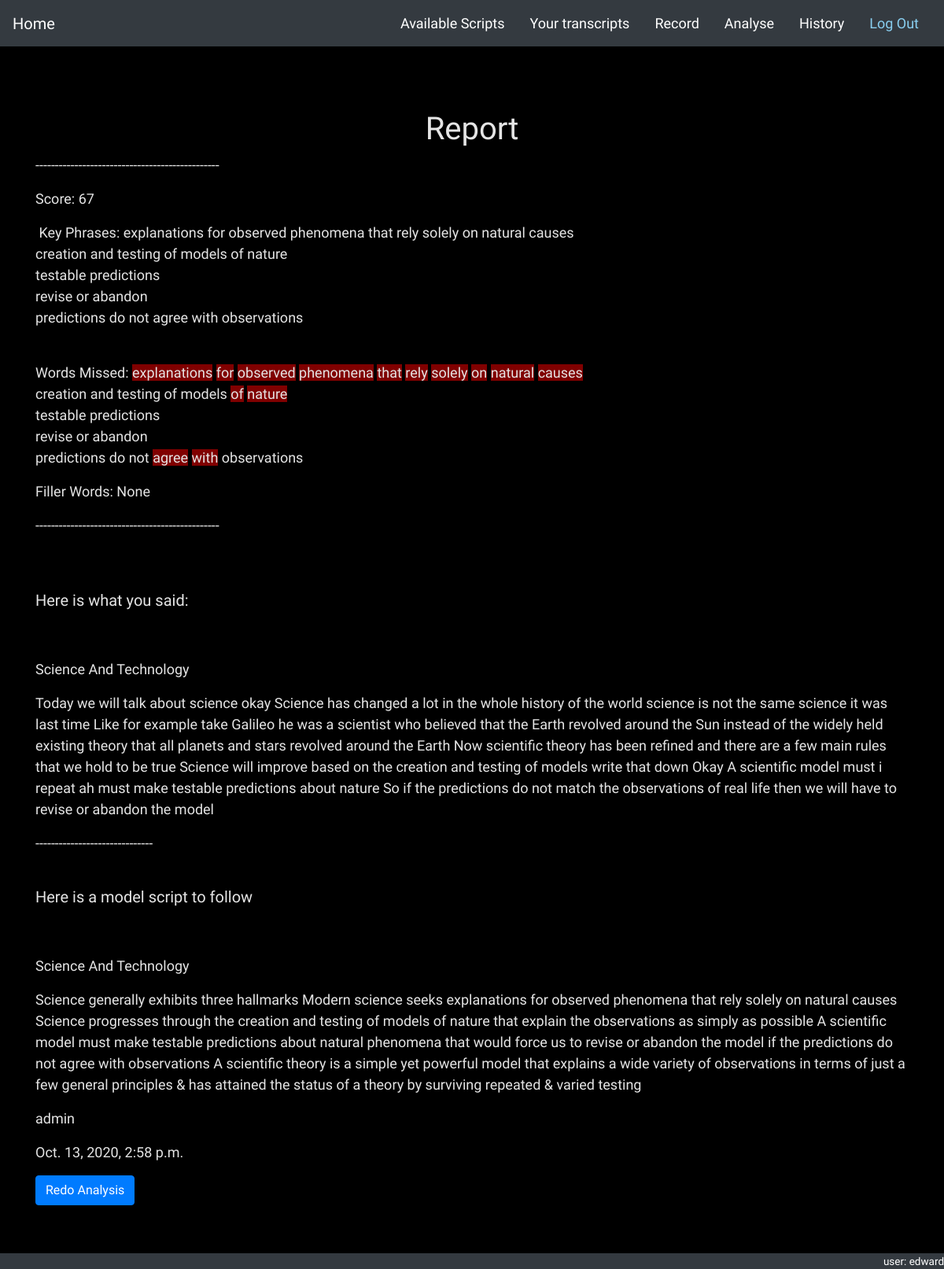
Page /lessons/analyse/34 (signed in) on the committed database.
### lessons/models.py (models this page shows, shortened)
class AnalysisObj(models.Model):
    transcript = models.ForeignKey(Transcript, null=True, on_delete=models.CASCADE)
    script = models.ForeignKey(Script, null=True, on_delete=models.CASCADE)
    user = models.ForeignKey(settings.AUTH_USER_MODEL, on_delete=models.CASCADE)
    date = models.DateTimeField(auto_now_add=True)
    score = models.IntegerField(null=True, blank=True)
    highlights = models.TextField(null=True, blank=True)
    highlights_missed = models.TextField(null=True, blank=True)
    filler_words = models.TextField(null=True, blank=True)

class Transcript(models.Model):
    creator = models.ForeignKey(settings.AUTH_USER_MODEL, on_delete=models.CASCADE)
    topic = models.ForeignKey(Topic, on_delete=models.CASCADE, null=True)
    text = models.TextField()
    date_created = models.DateTimeField(auto_now_add=True)
    def __str__(self):
        return str(self.topic.name)

class Topic(models.Model):
    name = models.CharField(max_length=50)

class Script(models.Model):
    topic = models.ForeignKey(Topic, on_delete=models.CASCADE, null=True)   # todo onetoonefield
    text = models.TextField()
    _flags = models.TextField(blank=True)
    def __str__(self):
        return self.topic.name
    @property
    def flags(self):
        val = self._flags.strip('][').split(', ')
        return val

class CustomUser(AbstractUser):
    pass

### lessons/views.py (the view, shortened to what this page needs)
# urls.py: path('analyse/<int:pk>', views.AnalysisObjView.as_view(), name='analyse_detail'),
class AnalysisObjView(LoginRequiredMixin, View):
    def get(self, request, pk, *args, **kwargs):
        instance = AnalysisObj.objects.get(pk=pk)
        misses = instance.highlights_missed
        if not instance.highlights:
            return redirect('mark_keywords', pk=instance.script.pk)
        highlights = instance.highlights.split()
        missed_words = highlights
        misses = misses.strip('][').split(', ')
        print(misses)
        print(type(misses))
        if all(items == 0 for items in misses):  # redirects unhighlighted scripts to editor page
            return redirect('mark_keywords', pk=instance.script.pk)
        misses_ptr = 0
        no_misses = True
        for i, j in enumerate(highlights):
            if misses[misses_ptr] == '1':
                missed_words[i] = '<span style="background:#800000">' + missed_words[i] + '</span>'
                no_misses = False
            try:
                if misses[misses_ptr+1] == '2':
                    missed_words[i] = missed_words[i] + "<br>"
                    misses_ptr += 1
            except IndexError:
                pass
            misses_ptr += 1
        context = {
            'instance': instance,
            'missed_words': ' '.join(missed_words),
            'no_misses': no_misses
        }
        return render(request, 'analysis_detail.html', context=context)

### lessons/templates/analysis_detail.html (shortened to what this page needs)
{% extends 'base_generic.html' %}
{% load static %}
{% block content %}
    <br>
    <br>
    <br>
    <div class="container">
            <div class="d-flex justify-content-center">
            <h1 > Report </h1>
        </div>
        <p> ----------------------------------------------- </p>
        <p> Score: {{ instance.score }}</p>
        <pre> Key Phrases: {{ instance.highlights }}</pre>
        <br>
        <p> Words Missed:
            {% if no_misses == False %}
            {{ missed_words|safe }}
            {% endif %}
        </p>
        <p> Filler Words: {{ instance.filler_words }}</p>
        <p> ----------------------------------------------- </p>
        <br>
        <br>
        <h1 class="lead"> Here is what you said:</h1>
        <br>
        <br>
        <p> {{ instance.transcript }}</p>
        <p> {{ instance.transcript.text }}</p>
        <p>------------------------------</p>
        <br>
        <h1 class="lead"> Here is a model script to follow</h1>
        <br>
        <br>
        <p> {{ instance.script }}</p>
        <p>  {{ instance.script.text }}</p>
        <p> {{ instance.user }}</p>
        <p> {{ instance.date }}</p>
        <button id="start_analysis" type="button" class="btn btn-primary">Redo Analysis</button>
        <br>
        <br>
        <br>
        <br>
    </div>
{% endblock %}

### lessons/templates/base_generic.html (shortened to what this page needs)
<!DOCTYPE html>
{% load static %}
<html lang="en">
<head>
    <link rel="stylesheet" href="https://stackpath.bootstrapcdn.com/bootstrap/4.5.0/css/bootstrap.min.css">
    <link rel="stylesheet" href="{% static 'css/master.css' %}">
</head>
<body data-spy="scroll" data-target="#navbar">
<nav id="navbar" class="navbar sticky-top navbar-dark bg-dark">
    <a class="navbar-brand" href="{% url 'index' %}">Home</a>
    <ul class="nav nav-pills">
        <li class="nav-item">
            <a class="nav-link" style="color: white;" href="{% url 'script_list' %}">Available Scripts</a>
        </li>
        <li class="nav-item active">
            <a class="nav-link" style="color: white;" href="{% url 'transcript_list' %}">Your transcripts</a>
        </li>
        <li class="nav-item">
            <a class="nav-link" style="color: white;" href="{% url 'record' %}">Record</a>
        </li>
        <li class="nav-item">
            <a class="nav-link" style="color: white;" href="{% url 'analyse' %}">Analyse</a>
        </li>
        <li class="nav-item">
            <a class="nav-link" style="color: white;" href="{% url 'analyse_list' %}">History</a>
        </li>
        <li>
            <a class="nav-link" style="color: #89CFF0;" href="{% url 'logout' %}">Log Out</a>
        </li>
    </ul>
</nav>
{% block content %}
{% endblock %}
<div id="footer" style="
        position: fixed;
        bottom:0px;
        left: 0;
        right: 0;
        height: 1.5em;
        text-align: right;
        background-color: #343a40;
        color: white;
        font-size: 0.75em;">
    <p>user: {{user}}</p>
</div>
</body>
</html>

### lessons/templates/analysis_detail.html (style rules this page uses)
body { font-size: 0.75em; }

### lessons/templates/base_generic.html (style rules this page uses)
body { background-color: black; color: #E5E5E5; font-family: 'Abel', sans-serif; font-size: large; }
pre { background-color: black; color: #E5E5E5; font-family: 'Abel', sans-serif; font-size: large; }

### rows in the picture
AnalysisObj: score "67", highlights "explanations for observed phenomena that rely solely on natural causes creation and testing of models of nature testable predictions revise or abandon predictions do not agree with observations", filler_words "None", transcript "Science And Technology", transcript.text "Today we will talk about science okay Science has changed a lot in the whole history of the world science is not the same science it was last time Like for example take Galileo he was a scientist who believed that the Earth revolved around the Sun instead of the widely held existing theory that all planets and stars revolved around the Earth Now scientific theory has been refined and there are a few main rules that we hold to be true Science will improve based on the creation and testing of models write that down Okay A scientific model must i repeat ah must make testable predictions about nature So if the predictions do not match the observations of real life then we will have to revise or…", script "Science And Technology", script.text "Science generally exhibits three hallmarks Modern science seeks explanations for observed phenomena that rely solely on natural causes Science progresses through the creation and testing of models of nature that explain the observations as simply as possible A scientific model must make testable predictions about natural phenomena that would force us to revise or abandon the model if the predictions do not agree with observations A scientific theory is a simple yet powerful model that explains a wide variety of observations in terms of just a few general principles & has attained the status of a theory by surviving repeated & varied testing", user "admin", date "Oct. 13, 2020, 2:58 p.m."
CustomUser: username "edward"

### other values in the picture
{{ missed_words|safe }} "explanations for observed phenomena that rely solely on natural causes creation and testing of models of nature testable predictions revise or abandon predictions do not agree with observations"
